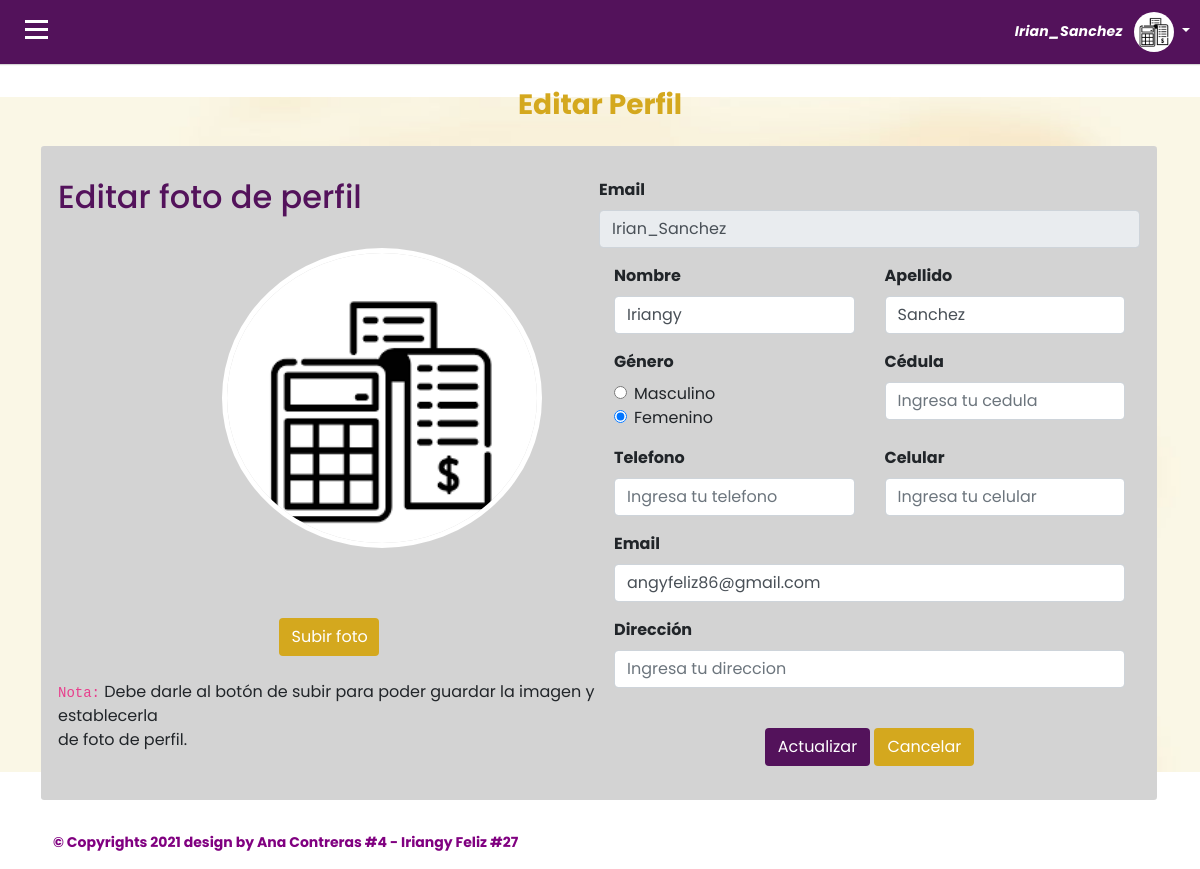
The app's page /ver_perfil_docente.php (signed in) with its own data.
### tables this page shows
CREATE TABLE `docente` (
  `id` int(11) NOT NULL,
  `nombre` varchar(200) NOT NULL,
  `apellido` varchar(200) NOT NULL,
  `genero` varchar(200) NOT NULL,
  `usuario` varchar(200) NOT NULL,
  `email` varchar(200) NOT NULL,
  `telefono` varchar(200) NOT NULL,
  `celular` varchar(200) NOT NULL,
  `cedula` varchar(200) NOT NULL,
  `direccion` varchar(200) NOT NULL,
  `asignatura` varchar(200) NOT NULL,
  `estudiante` varchar(255) NOT NULL,
  `calificacion` varchar(200) NOT NULL,
  `foto` varchar(200) NOT NULL,
  `password` varchar(200) NOT NULL,
  `token` varchar(200) NOT NULL
);

### ver_perfil_docente.php (the view, shortened to what this page needs)
 <?php
  require 'database.php';
  if (isset($_SESSION['user_id'])) {
    $records = $conn->prepare('SELECT id, usuario, nombre, apellido, genero, email, cedula, telefono, celular, direccion, asignatura, foto FROM docente WHERE id = :id');
    $records->bindParam(':id', $_SESSION['user_id']);
    $records->execute();
    $results = $records->fetch(PDO::FETCH_ASSOC);
    $user = null;
    if(count($results) > 0) {
      $user = $results;
    }
  }
?>
<!DOCTYPE html>
<html>
<head>
  <link rel="stylesheet" type="text/css" href="assets/css/bootstrap.min.css">
  <link rel="stylesheet" href="https://cdnjs.cloudflare.com/ajax/libs/font-awesome/4.7.0/css/font-awesome.min.css">
    <link rel="stylesheet" href="https://stackpath.bootstrapcdn.com/bootstrap/4.1.3/css/bootstrap.min.css">
       <link rel="stylesheet" href="https://use.fontawesome.com/releases/v5.7.2/css/all.css"
>
        <link rel="stylesheet" href="https://cdn.jsdelivr.net/npm/bootstrap-icons@1.4.0/font/bootstrap-icons.css">
     <link rel="stylesheet" href="font/font/flaticon.css">
</head>
<body>
    <div id="wrapper">
        <div id="page-content-wrapper">
      <div id="content">
       <div class="container-fluid p-0 px-lg-0 px-md-0">
        <nav class="navbar navbar-expand navbar-light my-navbar">
            <div type="button" id="bar" class="nav-icon1 hamburger animated fadeInLeft is-closed" data-toggle="offcanvas">
               <span></span>
          <span></span>
         <span></span>
            </div>
          <ul class="navbar-nav ml-auto">
            <li class="nav-item dropdown  d-sm-none">
            <li class="nav-item dropdown">
              <a class="nav-link dropdown-toggle" href="#" id="userDropdown" role="button" data-toggle="dropdown">
                <span class="mr-2 d-none d-lg-inline text-gray-600 medium"><b><i><?= $user['usuario'];?></i></b></span>
                <?php if ($user['foto'] == ''){echo "<img class='img-profile rounded-circle' src='images/perfil.png'>";} else{
                echo "<img class='img-profile rounded-circle' src='images/".$user['foto']."'>";
            } ?>
              </a>
            </li>
          </ul>
        </nav>
        <div class="container-fluid px-lg-4">
<div class="row">
<div class="col-md-12 mt-lg-4 mt-4">
          <div class="d-sm-flex align-items-center justify-content-between mb-4">
            <br>
            <p style="margin-left: -px;"><h1 class="h3 mb-0 text-gray-800"><b>Editar Perfil</b></h1></p>
            <br>
          </div>
      </div>
   <div class="main">
    <form action="editar_perfil_docente.php" id="frm_foto" role="form" method="post" enctype="multipart/form-data">
    <div class="row">
        <div class="col col-6">
              <div class="row">
            <h2 style="color: #53125b;"> Editar foto de perfil</h2>
            <div class="imagen">
            <?php if ($user['foto'] == ''){echo "<img src='images/Contactanos.png' class='image' id='imagenPrevisualizacion' width=310px height=310px>";} else{
                echo "<img src='images/".$user['foto']."'  class='image' id='imagenPrevisualizacion' width=310px height=310px>";
            } ?>
            </div>
              <div>
             <center>
          <input class="btn" style="color: white; background-color: #d4a81e; width: 100px;" type="submit" name="subir" id="subir" value="Subir foto">
        </center>
          <br>
            <p size="10px"><code style: font-size: 10px;>Nota:</code> Debe darle al botón de subir para poder guardar la imagen y establecerla <br> de foto de perfil.</p>
          </div>
          </div>
        </div>
              <div class="col col-6">
              <div class="row">
           <label for="Nombre"><b> Email </b></label>
           <input class="form-control" type="text" id="usuario" name="usuario" value="<?= $user['usuario']; ?>" maxlength="50" required disabled>
         </div>
             <div class="row">
              <div class="col-md">
          <label for="Nombre"><b>Nombre</b></label>
          <input class="form-control" type="text" id="nombre" value="<?= $user['nombre']; ?>" name="nombre" placeholder="Ingrese su nombre" maxlength="30">
            </div>
      <div class="col-md">
          <label for="Apellido"><b>Apellido</b></label>
          <input class="form-control" type="text" id="apellido" name="apellido" value="<?= $user['apellido']; ?>" placeholder="Ingrese su apellido" maxlength="30">
          </div>
        </div>
          <div class="row">
            <div class="col-md">
          <label for="genero"><b>Género</b></label>
          <div class="form-check">
               <input type="radio" name="genero" class="form-check-input" id="masculino" value="Masculino" <?php if($user['genero'] == 'Masculino'){ echo 'checked';} ?>>
                <label class="form-check-label" for="masculino">Masculino</label>
               </div>
                <div class="form-check">
                <input type="radio" name="genero" class="form-check-input" id="femenino" value="Femenino" <?php if($user['genero'] == 'Femenino'){ echo 'checked';} ?>>
                <label class="form-check-label" for="femenino">Femenino</label>
              </div>
                </div>
              <div class="col-md">
           <label for="Nombre"><b> Cédula </b></label>
           <input class="form-control" type="text" id="cedula" name="cedula" value="<?= $user['cedula']; ?>" placeholder="Ingresa tu cedula" maxlength="50"  >
            </div>
          </div>
           <div class="row">
             <div class="col-md">
           <label for="Nombre"><b> Telefono </b></label>
           <input class="form-control" type="text" id="telefono" name="telefono" value="<?= $user['telefono']; ?>" placeholder="Ingresa tu telefono" maxlength="50"  >
            </div>
           <div class="col-md">
           <label for="Nombre"><b> Celular </b></label>
           <input class="form-control" type="text" id="celular" name="celular" value="<?= $user['celular']; ?>" placeholder="Ingresa tu celular" maxlength="50"  >
            </div>
            </div>
           <label for="Nombre"><b> Email </b></label>
           <input class="form-control" type="text" id="email" name="email" value="<?= $user['email']; ?>" placeholder="Ingresa tu email secundario" maxlength="50">
           <label for="Nombre"><b> Dirección </b></label>
           <input class="form-control" type="text" id="direccion" name="direccion" value="<?= $user['direccion']; ?>" placeholder="Ingresa tu direccion" maxlength="50"  >
          <br>
          <center>
          <input class="btn" style="color: white; background-color: #53125b" type="submit" name="actualizar" id="actualizar" value="Actualizar">
          <input class="btn" type="button" style="color: white; background-color: #d4a81e" value="Cancelar" id="cancelar" name="cancelar" onclick="self.location.href = 'index.php'" onkeypress="self.location.href = 'index.php'" />
          </center>
        </div>
          </div>
      </div>
      </div>
       <footer class="footer">
        <div class="container-fluid">
          <div class="row text-muted">
            <div class="col-6 text-left">
              <p class="mb-0">
                <a href="index.html" style="color: purple;"><strong>© Copyrights 2021 design by Ana Contreras #4 - Iriangy Feliz #27 </strong></a> &copy
              </p>
            </div>
        </div>
      </div>
      </footer>
        </div>
    </div>
    </div>
</body>
</html>

### ver_perfil_docente.php (style rules this page uses)
body { position: relative; overflow-x:hidden; background-repeat: no-repeat; background: url(images/fondo_aula_virtual.jpg) no-repeat center center fixed; background-size: 100%; font-family: 'Poppins', sans-serif; }
.imagen { height: 300px; width: 320px; position: relative; border: 5px solid #fff; border-radius: 50%; margin: 70px auto; overflow: hidden; margin-left: -140px; }
body, html { height: 100%; }
.main { background-color: lightgray; width: 93vw; margin-left: 2rem; padding-left: 2rem; padding-top: 2rem; padding-right: 2rem; padding-bottom: 2rem; border-radius: .2rem; }
.navbar-nav > li > a ,.submenu-box ul li a { color:white!important; font-size: 14px; padding:10px 10px 10px 20px!important; display: block; font-weight: 400; position: relative; z-index: 2; font-family: 'Poppins', sans-serif; letter-spacing: .2px; }
.navbar-nav li { display:block!important; margin:2px 0px; }
.nav-item .nav-link { display:block; color:white!important; text-decoration: none; padding:6px 10px; transition:0.4s ease; }
.navbar-nav > li > a i:before { margin:0px 5px 0px 0px; font-size:14px; }
#page-content-wrapper { width: 100%; transition: all 0.5s ease; }
.nav-icon1 { z-index: 999; position:relative; display: block; width:23px; margin:0px 30px 0px 25px; cursor:pointer; height: 25px; }
.nav-icon1 span { position:absolute; top:0; width:100%; height:3px; cursor:pointer; background-color:white; left:0; transform:rotate(0deg); transition:.30s ease-in-out; }
.nav-icon1 span:nth-of-type(1) { top:0; }
.nav-icon1 span:nth-of-type(2) { top:8px; }
.nav-icon1 span:nth-of-type(3) { top:16px; }
.my-navbar { padding:0px; background-color:#53125b; box-shadow: 0 1px 1px 0 rgba(0,0,0,.16); }
.text-gray-600 { color: white!important; }
.nav-link .img-profile { height:40px; width:40px; }
.dropdown, .dropleft, .dropright, .dropup { position: relative; }
.text-gray-800 { color: #d4a81e!important; font-size: 1.75rem; font-weight: 400; line-height: 1.2; }
footer.footer { margin-top: 1rem; padding: 1rem .875rem; direction: ltr; }
.text-muted { color: white!important; font-size:14px; }

### records on screen
docente: usuario "Irian_Sanchez", foto (picture), nombre "Iriangy", apellido "Sanchez", genero "☐ Masculino", genero "☑ Femenino", email "angyfeliz86@gmail.com"
